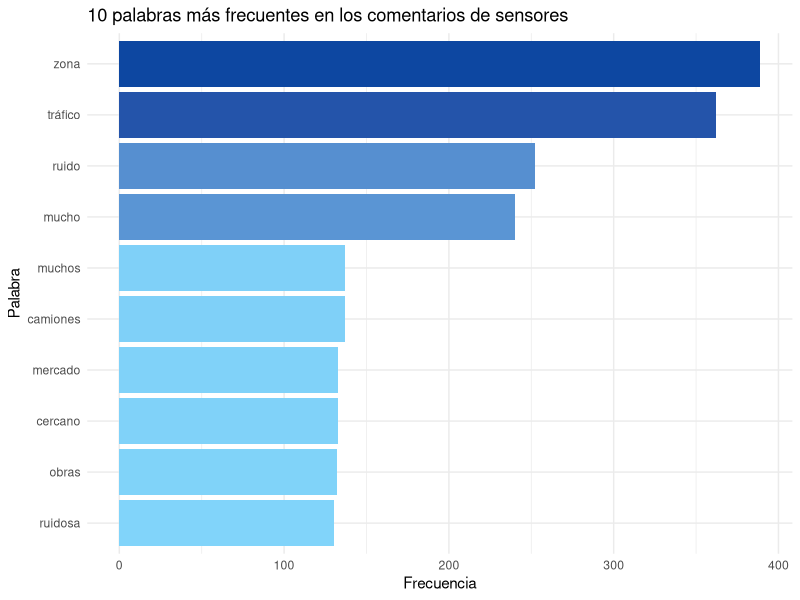

The R script that drew this image:
# ============================================================
# 06_no_estructurados.R
# Análisis básico de texto como ejemplo de dato no estructurado.
#
# Los comentarios del sensor son texto libre: no tienen
# columnas, ni filas, ni estructura fija. Para analizarlos
# los convertimos en una tabla de palabras (tokenización).
# ============================================================

library(tidyverse)
library(tidytext)

dir.create("outputs/graficas", recursive = TRUE, showWarnings = FALSE)

mediciones <- read_csv("data/processed/mediciones_limpias.csv", show_col_types = FALSE)

cat("Total de comentarios:", nrow(mediciones), "\n")
cat("Comentarios únicos:\n")
print(sort(unique(mediciones$comentario)))

# ============================================================
# TOKENIZACIÓN
# unnest_tokens() separa cada comentario en palabras individuales
# (tokens) y las pone en minúsculas automáticamente.
# ============================================================

palabras <- mediciones %>%
  select(id, comentario) %>%
  unnest_tokens(palabra, comentario)

cat("\nTotal de tokens generados:", nrow(palabras), "\n")

# Palabras vacías en español que no aportan significado al análisis
stop_words_es <- c("de", "la", "el", "en", "y", "a", "por", "los", "las",
                   "un", "una", "con", "se", "es", "al", "del")

# Calcular la frecuencia de cada palabra, excluyendo palabras vacías
frecuencia <- palabras %>%
  filter(!palabra %in% stop_words_es) %>%
  count(palabra, sort = TRUE)

cat("\nTop 10 palabras más frecuentes:\n")
print(head(frecuencia, 10))

# Gráfica de barras horizontales con las 10 palabras más frecuentes
p_palabras <- frecuencia %>%
  slice_head(n = 10) %>%
  ggplot(aes(x = reorder(palabra, n), y = n, fill = n)) +
  geom_col(show.legend = FALSE) +
  scale_fill_gradient(low = "#81D4FA", high = "#0D47A1") +
  coord_flip() +
  labs(title = "10 palabras más frecuentes en los comentarios de sensores",
       x = "Palabra", y = "Frecuencia") +
  theme_minimal()

ggsave("outputs/graficas/palabras_frecuentes.png", p_palabras,
       width = 7, height = 5, dpi = 150)

cat("Gráfica guardada en outputs/graficas/palabras_frecuentes.png\n")
